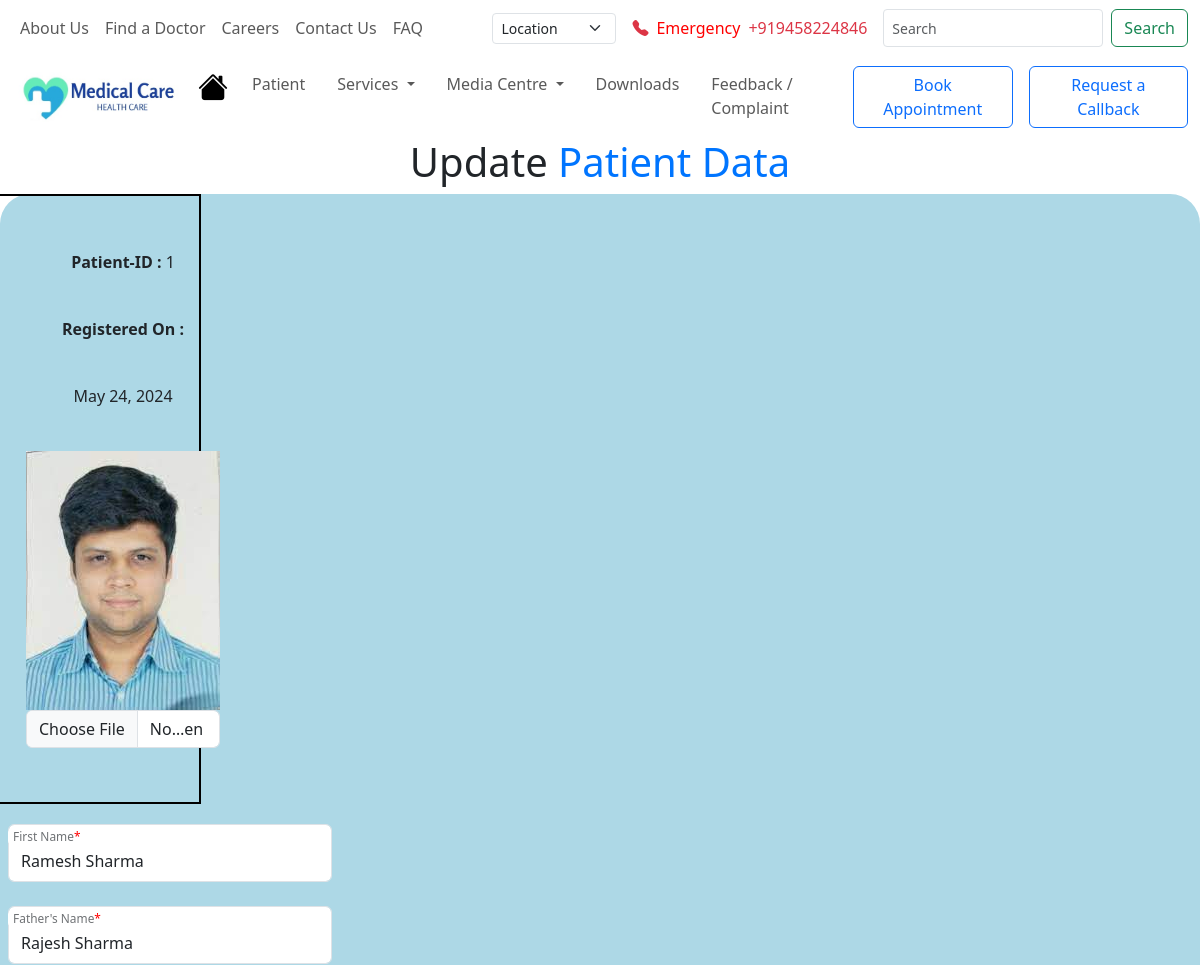
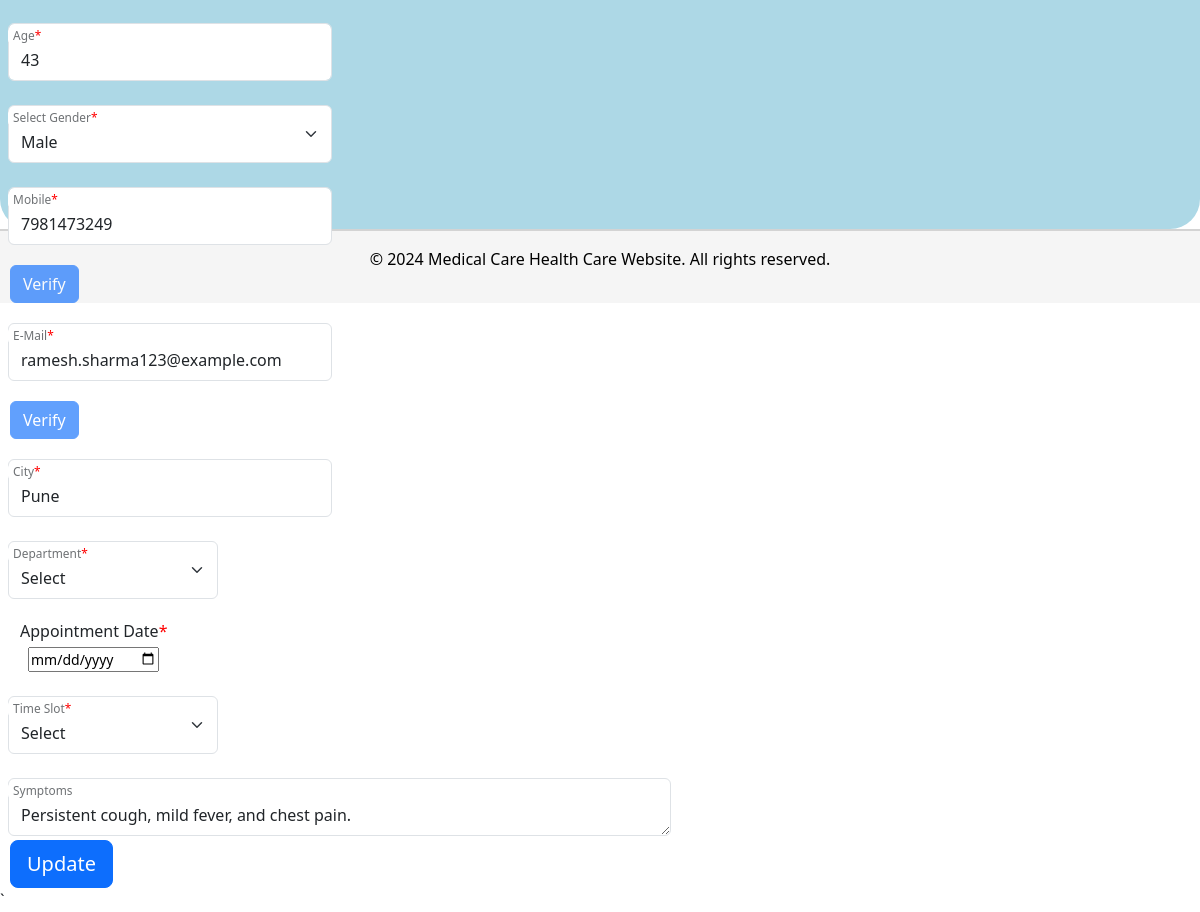
/patient/update/1, run on the app's committed database (2 pictures, top to bottom).
### Patient/models.py (models this page shows, shortened)
class Patients(models.Model):
    patient_id = models.AutoField(primary_key=True, unique=True)
    patient_full_name = models.CharField(max_length=100)
    patient_father_name = models.CharField(max_length=100)
    patient_age = models.SmallIntegerField()
    patient_gender = models.CharField(max_length=10)
    patient_mobile = models.CharField(max_length=10,unique=True)
    patient_email = models.EmailField(max_length=100,unique=True)
    patient_city = models.CharField(max_length=50)
    patient_symptoms = models.CharField(max_length=1000)
    registeration_time = models.DateField(auto_now_add=True)
    patient_image = models.ImageField(upload_to='patient_image/',null=True) # For uploaded photo

### Patient/views.py (the view, shortened to what this page needs)
# urls.py: path('update/<int:id>',views.update_patient,name='update'),
def update_patient(request,id):
    patient = models.Patients.objects.get(patient_id = id)
    return render(request,'Patient/update.html',context={'patient':patient})

### Patient/templates/Patient/update.html (shortened to what this page needs)
<!DOCTYPE html>
{% load static %}
<html lang="en">
<head>
    <link href="https://cdn.jsdelivr.net/npm/bootstrap@5.3.3/dist/css/bootstrap.min.css" rel="stylesheet">
    <link rel="stylesheet" href="https://cdn.jsdelivr.net/npm/bootstrap-icons@1.11.3/font/bootstrap-icons.min.css">
    <link rel="stylesheet" href="{% static 'css/update.css' %}">
</head>
<body>
    {% include 'navbar.html' %}
    <h1 class="heading">Update <span>Patient Data</span></h1>
    <div class="patient-data">
        <form class="row g-3 needs-validation" action= "{% url 'Patient:update' id=patient.patient_id %}" method="POST" enctype="multipart/form-data" novalidate>
        <div class="left-side">
            <span><b>Patient-ID : </b>{{patient.patient_id}}</span>
            <span><b>Registered On : </b></span>
            <span>{{patient.registeration_time}}</span>
            <div class="img">
                <img src="{{patient.patient_image.url}}" alt="patient-image"><br>
                <div class="input-group">
                    <input type="file" class="form-control" id="inputGroupFile04" aria-describedby="inputGroupFileAddon04" aria-label="Upload" name="image">
                </div>
            </div>
        </div>
        <div class="right-side">
                <div class="col-md-6">
                    <div class="form-floating mb-3 form-control-sm">
                        <input name= "full_name" type="text" class="form-control" id="full_name" placeholder="Full Name" value="{{patient.patient_full_name}}">
                        <label for="full_name">First Name<font color="red">*</font></label>
                    </div>
                </div>
                <div class="col-md-6">
                    <div class="form-floating mb-3 form-control-sm">
                        <input name="father_name" type="text" class="form-control" id="father_name" placeholder="Father's Name" value="{{patient.patient_father_name}}">
                        <label for="father_name">Father's Name<font color="red">*</font></label>
                    </div>
                </div>
                <div class="col-md-6">
                    <div class="form-floating mb-3 form-control-sm">
                        <input name="age" type="text" class="form-control" id="age" placeholder="Age" value="{{patient.patient_age}}">
                        <label for="age">Age<font color="red">*</font></label>
                    </div>
                </div>
                <div class="col-md-6">
                    <div class="form-floating mb-3 form-control-sm">
                        <select name= "gender" class="form-select" aria-label="Default select example">
                        {% if patient.patient_gender == 'male' %}
                            <option selected value="male">Male</option>
                        {% elif patient.patient_gender == 'female' %}
                            <option>Select</option>
                            <option value="male">Male</option>
                            <option selected value="female">Female</option>
                            <option value="other">Other</option>
                        {% elif patient.patient_gender == 'other' %}
                            <option>Select</option>
                            <option value="male">Male</option>
                            <option value="female">Female</option>
                            <option selected value="other">Other</option>
                        {% endif %}
                        </select>
                        <label for="gender">Select Gender<font color="red">*</font></label>
                    </div>
                </div>
                <div class="col-md-6">
                    <div class="form-floating mb-3 form-control-sm">
                        <input name= "mobile" type="text" class="form-control" id="mobile" placeholder="Mobile" maxlength="10" minlength="10" value="{{patient.patient_mobile}}">
                        <label for="mobile">Mobile<font color="red">*</font></label>
                    </div>
                    <div class="col-sm-6">
                        <button type="submit" class="btn btn-primary mb-3" style="margin-left: 10px;" disabled>Verify</button>
                    </div>
                </div>
                <div class="col-md-6">
                    <div class="form-floating mb-3 form-control-sm">
                        <input name= "email" type="email" class="form-control" id="email" placeholder="Email" value="{{patient.patient_email}}">
                        <label for="email">E-Mail<font color="red">*</font></label>
                    </div>
                    <div class="col-sm-6">
                        <button type="submit" class="btn btn-primary mb-3" style="margin-left: 10px;" disabled>Verify</button>
                    </div>
                </div>
                <div class="col-md-6">
                    <div class="form-floating mb-3 form-control-sm">
                        <input name= "city" type="text" class="form-control" id="city" placeholder="City" value="{{patient.patient_city}}">
                        <label for="city">City<font color="red">*</font></label>
                    </div>
                </div>
                <div class="col-md-4">
                    <div class="form-floating mb-3 form-control-sm">
                        <select name="department" class="form-select" aria-label="Default select example">
                            <option selected>Select</option>
                        </select>
                        <label for="department">Department<font color="red">*</font></label>
                    </div>
                </div>
                <div class="col-md-4">
                    <label for="appointment_date" style="margin-left: 20px;">Appointment Date<font color="red">*</font></label>
                    <div class="form-floating mb-3 form-control-sm" style="margin-left: 20px;">
                        <input name= "appointment_date" type="date" id="appointment_date" name="appointment_date">
                    </div>
                </div>
                <div class="col-md-4">
                    <div class="form-floating mb-3 form-control-sm">
                        <select name="appointment_time_slot" class="form-select" aria-label="Default select example">
                            <option selected>Select</option>
                        </select>
                        <label for="appointment_time_slot">Time Slot<font color="red">*</font></label>
                    </div>
                </div>
                <div class="col-md-12">
                    <div class="form-floating form-control-sm">
                        <textarea name= "symptoms" class="form-control" id="symptoms">{{patient.patient_symptoms}}</textarea>
                        <label for="symptoms">Symptoms</label>
                    </div>
                </div>
                <div class="col-12">
                    <button type="submit" class="btn btn-primary btn-lg" style="margin-left: 10px;">Update</button>
                </div>`
            </div>
        </form>
    </div>
    {% include 'footer.html' %}
</body>
</html>

### Patient/static/css/update.css (style rules this page uses)
.heading { text-align: center; }
.heading>span { color: #0075ff; }
.patient-data { height: 1000px; width: 100%; background-color: lightblue; display: flex; border-radius: 30px 30px 30px 30px; }
.left-side { border: 2px solid black; width: 30%; height: 60%; display: grid; place-items: center; padding: 2em; }

### static/css/footer.css (style rules this page uses)
body { min-height: 100vh; display: flex; flex-direction: column; }

### data on the page
Patients: patient_id "1", registeration_time "May 24, 2024", patient_image (picture), full_name "Ramesh Sharma", father_name "Rajesh Sharma", age "43", gender "Male", mobile "7981473249", email "ramesh.sharma123@example.com", city "Pune", symptoms "Persistent cough, mild fever, and chest pain."
